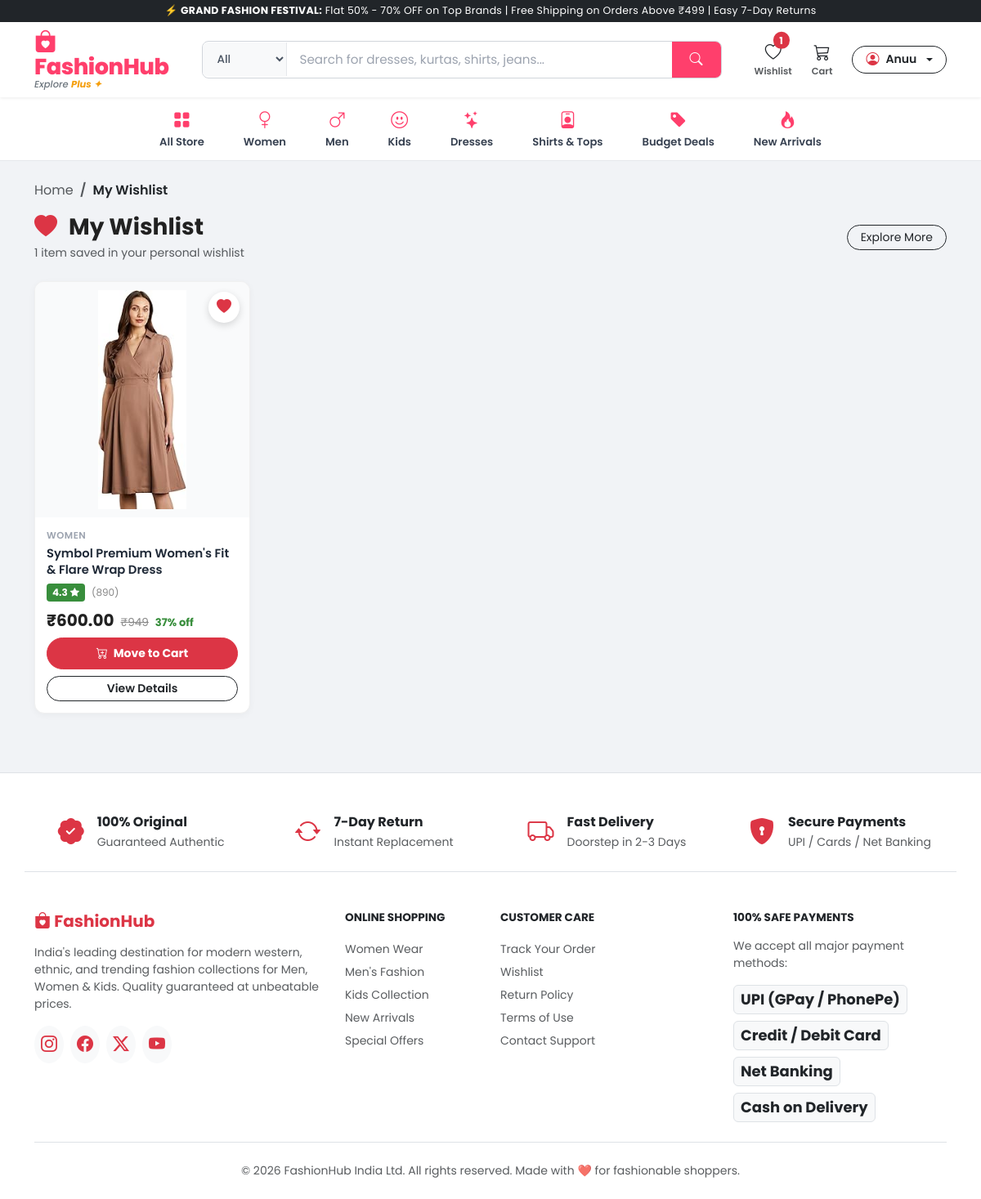
The app's page /wishlist/ (signed in) with its own data.
### shop/models.py (models this page shows, shortened)
class Wishlist(models.Model):
    user = models.ForeignKey(User, on_delete=models.CASCADE)
    product = models.ForeignKey(Product, on_delete=models.CASCADE)
    created_at = models.DateTimeField(auto_now_add=True)
    class Meta:
        unique_together = ('user', 'product')
        ordering = ['-created_at']

class Product(models.Model):
    CATEGORY_CHOICES = [
        ('Men', 'Men'),
        ('Women', 'Women'),
        ('Kids', 'Kids'),
    ]
    name = models.CharField(max_length=100)
    price = models.DecimalField(max_digits=8, decimal_places=2)
    category = models.CharField(max_length=20, choices=CATEGORY_CHOICES)
    description = models.TextField()
    image = models.ImageField(upload_to='products/')
    stock = models.PositiveIntegerField(default=0)
    created_at = models.DateTimeField(auto_now_add=True)
    @property
    def original_price(self):
        p = float(self.price)
        markup = p * 1.55
        rounded = round(markup / 50.0) * 50 - 1
        return max(rounded, p + 100)
    @property
    def discount_percent(self):
        mrp = self.original_price
        p = float(self.price)
        if mrp > p:
            return int(round(((mrp - p) / mrp) * 100))
        return 0
    @property
    def rating(self):
        ratings = [4.6, 4.3, 4.8, 4.2, 4.5, 4.7, 4.4, 4.9]
        return ratings[self.id % len(ratings)]
    @property
    def reviews_count(self):
        counts = [1420, 890, 2350, 480, 1690, 720, 3180, 940]
        return counts[self.id % len(counts)]

### shop/views.py (the view)
# urls.py: path('wishlist/', views.wishlist, name='wishlist'),
@login_required(login_url="/login/")
def wishlist(request):
    items = Wishlist.objects.filter(user=request.user).select_related("product")
    return render(request, "wishlist.html", {
        "items": items
    })

### templates/wishlist.html (shortened to what this page needs)
{% extends 'base.html' %}
{% load static %}
{% block content %}
<div class="container py-4">
    <nav aria-label="breadcrumb" class="mb-3">
        <ol class="breadcrumb small">
            <li class="breadcrumb-item"><a href="{% url 'home' %}" class="text-decoration-none text-muted">Home</a></li>
            <li class="breadcrumb-item active text-dark fw-semibold" aria-current="page">My Wishlist</li>
        </ol>
    </nav>
    <div class="d-flex justify-content-between align-items-center mb-4">
        <div>
            <h3 class="fw-bold mb-1"><i class="bi bi-heart-fill text-danger me-2"></i> My Wishlist</h3>
            <p class="text-muted small mb-0">{{ items.count }} item{{ items.count|pluralize }} saved in your personal wishlist</p>
        </div>
        {% if items %}
        <a href="{% url 'home' %}" class="btn btn-outline-dark btn-sm rounded-pill px-3">Explore More</a>
        {% endif %}
    </div>
    {% if items %}
    <div class="fh-product-grid">
        {% for item in items %}
        <div class="fh-product-card">
            <div class="fh-card-img-wrap">
                <a href="{% url 'toggle_wishlist' item.product.id %}"
                   class="wish-btn active"
                   title="Remove from wishlist">
                    <i class="bi bi-heart-fill text-danger"></i>
                </a>
                <a href="{% url 'product_detail' item.product.id %}">
                    <img src="{{ item.product.image.url }}" alt="{{ item.product.name }}">
                </a>
            </div>
            <div class="fh-card-body">
                <span class="fh-card-cat">{{ item.product.category }}</span>
                <a href="{% url 'product_detail' item.product.id %}" class="fh-card-title" title="{{ item.product.name }}">
                    {{ item.product.name }}
                </a>
                <div class="fh-rating-row">
                    <span class="fh-rating-badge">
                        {{ item.product.rating }} <i class="bi bi-star-fill"></i>
                    </span>
                    <span class="fh-rating-count">({{ item.product.reviews_count }})</span>
                </div>
                <div class="fh-price-wrap">
                    <span class="fh-current-price">₹{{ item.product.price }}</span>
                    <span class="fh-mrp-price">₹{{ item.product.original_price }}</span>
                    <span class="fh-discount-pct">{{ item.product.discount_percent }}% off</span>
                </div>
                <div class="d-flex flex-column gap-2 mt-auto">
                    <a href="{% url 'move_to_cart' item.product.id %}" class="btn btn-danger btn-sm rounded-pill fw-bold py-2">
                        <i class="bi bi-cart-plus me-1"></i> Move to Cart
                    </a>
                    <a href="{% url 'product_detail' item.product.id %}" class="btn btn-outline-dark btn-sm rounded-pill fw-semibold">
                        View Details
                    </a>
                </div>
            </div>
        </div>
        {% endfor %}
    </div>
    {% endif %}
</div>
{% endblock %}

### templates/base.html (shortened to what this page needs)
{% load static %}
<!DOCTYPE html>
<html lang="en">
<head>
    <link href="https://cdn.jsdelivr.net/npm/bootstrap@5.3.3/dist/css/bootstrap.min.css" rel="stylesheet">
    <link rel="stylesheet" href="https://cdn.jsdelivr.net/npm/bootstrap-icons@1.11.3/font/bootstrap-icons.min.css">
    <link rel="stylesheet" href="{% static 'css/style.css' %}">
</head>
<body>
<div class="bg-dark text-white py-1 px-3 text-center small d-none d-md-block" style="font-size: 0.78rem; letter-spacing: 0.3px;">
    <span>⚡ <strong>GRAND FASHION FESTIVAL:</strong> Flat 50% - 70% OFF on Top Brands | Free Shipping on Orders Above ₹499 | Easy 7-Day Returns</span>
</div>
<nav class="fh-main-nav">
    <div class="container d-flex align-items-center justify-content-between gap-3">
        <a class="fh-brand" href="{% url 'home' %}">
            <span class="brand-text"><i class="bi bi-bag-heart-fill"></i> FashionHub</span>
            <span class="brand-sub">Explore <span>Plus ✦</span></span>
        </a>
        <div class="fh-search-bar flex-grow-1 mx-lg-4">
            <form action="{% url 'search' %}" method="GET" class="fh-search-group" id="mainSearchForm">
                <select name="category" class="fh-search-cat d-none d-md-block" id="searchCategorySelect">
                    <option value="All" {% if not selected_category or selected_category == 'All' %}selected{% endif %}>All</option>
                </select>
                <input type="text"
                       name="q"
                       id="searchInput"
                       class="fh-search-input"
                       value="{{ query|default:'' }}"
                       placeholder="Search for dresses, kurtas, shirts, jeans..."
                       autocomplete="off">
                <button class="fh-search-btn" type="submit" title="Search">
                    <i class="bi bi-search"></i>
                </button>
            </form>
        </div>
        <div class="d-flex align-items-center gap-3 gap-md-4">
            <a href="{% url 'wishlist' %}" class="position-relative text-decoration-none text-dark d-flex flex-column align-items-center" title="Wishlist" id="navWishlist">
                <div class="position-relative">
                    <i class="bi bi-heart fs-5"></i>
                    <span class="badge bg-danger rounded-pill position-absolute top-0 start-100 translate-middle {% if not wishlist_count %}d-none{% endif %}" id="wishlistBadge">
                        {{ wishlist_count|default:0 }}
                    </span>
                </div>
                <span class="d-none d-lg-inline small fw-semibold text-muted" style="font-size: 0.72rem;">Wishlist</span>
            </a>
            <a href="{% url 'cart' %}" class="position-relative text-decoration-none text-dark d-flex flex-column align-items-center" title="Shopping Cart" id="navCart">
                <div class="position-relative">
                    <i class="bi bi-cart3 fs-5" id="navCartIcon"></i>
                </div>
                <span class="d-none d-lg-inline small fw-semibold text-muted" style="font-size: 0.72rem;">Cart</span>
            </a>
            {% if user.is_authenticated %}
            <div class="dropdown">
                <button class="btn btn-outline-dark rounded-pill px-3 py-1 dropdown-toggle d-flex align-items-center gap-2 fw-semibold" style="font-size: 0.88rem;" data-bs-toggle="dropdown">
                    <i class="bi bi-person-circle fs-6 text-danger"></i>
                    <span>{{ user.username|truncatechars:12 }}</span>
                </button>
            </div>
            {% else %}
            <a href="{% url 'login' %}" class="btn btn-danger rounded-pill px-4 py-1 fw-bold" style="font-size: 0.9rem;">
                <i class="bi bi-box-arrow-in-right me-1"></i> Login
            </a>
            {% endif %}
        </div>
    </div>
</nav>
<div class="fh-cat-strip">
    <div class="container fh-cat-strip-inner">
        <a href="{% url 'home' %}" class="fh-cat-item">
            <i class="bi bi-grid-fill"></i>
            <span>All Store</span>
        </a>
        <a href="{% url 'category' 'Women' %}" class="fh-cat-item {% if category_name == 'Women' %}active{% endif %}">
            <i class="bi bi-gender-female"></i>
            <span>Women</span>
        </a>
        <a href="{% url 'category' 'Men' %}" class="fh-cat-item {% if category_name == 'Men' %}active{% endif %}">
            <i class="bi bi-gender-male"></i>
            <span>Men</span>
        </a>
        <a href="{% url 'category' 'Kids' %}" class="fh-cat-item {% if category_name == 'Kids' %}active{% endif %}">
            <i class="bi bi-emoji-smile"></i>
            <span>Kids</span>
        </a>
        <a href="{% url 'search' %}?q=dress" class="fh-cat-item">
            <i class="bi bi-stars"></i>
            <span>Dresses</span>
        </a>
        <a href="{% url 'search' %}?q=shirt" class="fh-cat-item">
            <i class="bi bi-person-badge"></i>
            <span>Shirts & Tops</span>
        </a>
        <a href="{% url 'search' %}?sort=price_asc" class="fh-cat-item">
            <i class="bi bi-tag-fill"></i>
            <span>Budget Deals</span>
        </a>
        <a href="{% url 'search' %}?sort=newest" class="fh-cat-item">
            <i class="bi bi-fire"></i>
            <span>New Arrivals</span>
        </a>
    </div>
</div>
<main>
    {% block content %}{% endblock %}
</main>
<footer class="bg-white border-top mt-5 pt-5 pb-4 text-dark">
    <div class="container pb-4 border-bottom">
        <div class="row g-4 text-center">
            <div class="col-6 col-md-3">
                <div class="d-flex align-items-center justify-content-center gap-3">
                    <i class="bi bi-patch-check-fill text-danger fs-2"></i>
                    <div class="text-start">
                        <div class="fw-bold">100% Original</div>
                        <small class="text-muted">Guaranteed Authentic</small>
                    </div>
                </div>
            </div>
            <div class="col-6 col-md-3">
                <div class="d-flex align-items-center justify-content-center gap-3">
                    <i class="bi bi-arrow-repeat text-danger fs-2"></i>
                    <div class="text-start">
                        <div class="fw-bold">7-Day Return</div>
                        <small class="text-muted">Instant Replacement</small>
                    </div>
                </div>
            </div>
            <div class="col-6 col-md-3">
                <div class="d-flex align-items-center justify-content-center gap-3">
                    <i class="bi bi-truck text-danger fs-2"></i>
                    <div class="text-start">
                        <div class="fw-bold">Fast Delivery</div>
                        <small class="text-muted">Doorstep in 2-3 Days</small>
                    </div>
                </div>
            </div>
            <div class="col-6 col-md-3">
                <div class="d-flex align-items-center justify-content-center gap-3">
                    <i class="bi bi-shield-lock-fill text-danger fs-2"></i>
                    <div class="text-start">
                        <div class="fw-bold">Secure Payments</div>
                        <small class="text-muted">UPI / Cards / Net Banking</small>
                    </div>
                </div>
            </div>
        </div>
    </div>
    <div class="container pt-5">
        <div class="row g-4">
            <div class="col-md-4">
                <h5 class="fw-bold text-danger mb-3"><i class="bi bi-bag-heart-fill"></i> FashionHub</h5>
                <p class="text-muted small">
                    India's leading destination for modern western, ethnic, and trending fashion collections for Men, Women & Kids. Quality guaranteed at unbeatable prices.
                </p>
                <div class="d-flex gap-2 text-danger fs-5 mt-3">
                    <i class="bi bi-instagram p-2 bg-light rounded-circle"></i>
                    <i class="bi bi-facebook p-2 bg-light rounded-circle"></i>
                    <i class="bi bi-twitter-x p-2 bg-light rounded-circle"></i>
                    <i class="bi bi-youtube p-2 bg-light rounded-circle"></i>
                </div>
            </div>
            <div class="col-6 col-md-2">
                <h6 class="fw-bold text-uppercase mb-3" style="font-size: 0.85rem;">Online Shopping</h6>
                <ul class="list-unstyled small text-muted lh-lg">
                    <li><a href="{% url 'category' 'Women' %}" class="text-decoration-none text-muted">Women Wear</a></li>
                    <li><a href="{% url 'category' 'Men' %}" class="text-decoration-none text-muted">Men's Fashion</a></li>
                    <li><a href="{% url 'category' 'Kids' %}" class="text-decoration-none text-muted">Kids Collection</a></li>
                    <li><a href="{% url 'search' %}?sort=newest" class="text-decoration-none text-muted">New Arrivals</a></li>
                    <li><a href="{% url 'search' %}?sort=price_asc" class="text-decoration-none text-muted">Special Offers</a></li>
                </ul>
            </div>
            <div class="col-6 col-md-3">
                <h6 class="fw-bold text-uppercase mb-3" style="font-size: 0.85rem;">Customer Care</h6>
                <ul class="list-unstyled small text-muted lh-lg">
                    <li><a href="{% url 'my_orders' %}" class="text-decoration-none text-muted">Track Your Order</a></li>
                    <li><a href="{% url 'wishlist' %}" class="text-decoration-none text-muted">Wishlist</a></li>
                    <li><a href="#" class="text-decoration-none text-muted">Return Policy</a></li>
                    <li><a href="#" class="text-decoration-none text-muted">Terms of Use</a></li>
                    <li><a href="#" class="text-decoration-none text-muted">Contact Support</a></li>
                </ul>
            </div>
            <div class="col-md-3">
                <h6 class="fw-bold text-uppercase mb-3" style="font-size: 0.85rem;">100% Safe Payments</h6>
                <p class="text-muted small mb-3">We accept all major payment methods:</p>
                <div class="d-flex flex-wrap gap-2 fs-4 text-secondary">
                    <span class="badge bg-light text-dark border p-2">UPI (GPay / PhonePe)</span>
                    <span class="badge bg-light text-dark border p-2">Credit / Debit Card</span>
                    <span class="badge bg-light text-dark border p-2">Net Banking</span>
                    <span class="badge bg-light text-dark border p-2">Cash on Delivery</span>
                </div>
            </div>
        </div>
        <div class="text-center pt-4 mt-4 border-top text-muted small">
            &copy; 2026 FashionHub India Ltd. All rights reserved. Made with ❤️ for fashionable shoppers.
        </div>
    </div>
</footer>
</body>
</html>

### records on screen
Wishlist: product.image (picture), product.category "WOMEN", product.name "Symbol Premium Women's Fit & Flare Wrap Dress", product.rating "4.3", product.reviews_count "890", product.price "600.00", product.original_price "949", product.discount_percent "37"

### other values on screen
{{ wishlist_count|default:0 }} "1"
{{ user.username|truncatechars:12 }} "Anuu"
{{ items.count }} "1"
